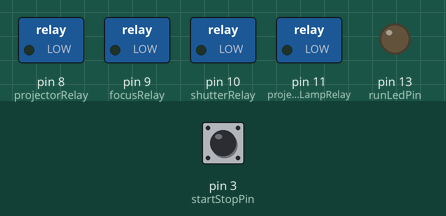
Bench run of a sketch on a simulated Arduino Uno, built with avr-gcc and run on an emulated ATmega328P. Shown: switched loads named in the sketch (green lamp = pin HIGH), output pins drawn as LEDs (lit = HIGH). Dashed ring = blinking. The test bench sets the inputs (shaded band); at power-on: pin 3 (startStopPin) LOW.

Above: at 2.2 s.
2.3 s: pin 3 (startStopPin) pulled HIGH for 0.15 s
At 2.43 s:
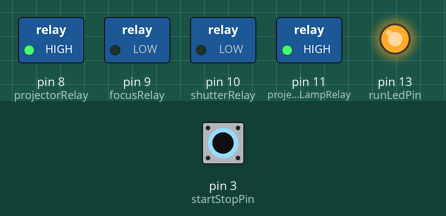
At 3.2 s:
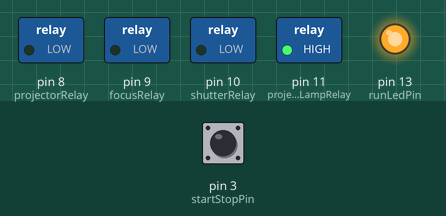
5.4 s: pin 3 (startStopPin) pulled HIGH for 1 s
At 6.48 s:
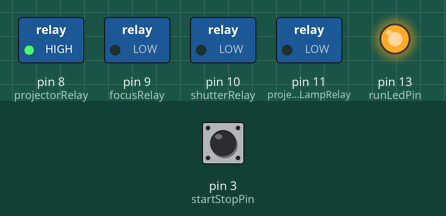
Timing chart, 0 to 11.6 s (numbered marks = the images above; inputs shaded):
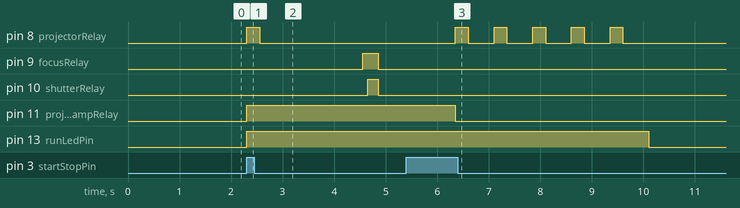

The sketch:

DSLR_Slide_Scanner_v1.ino
```cpp
/**
 * DSLR Slide scanner
 *
 * Description:
 * Auto scan photographic slides using a
 * DSLR camera and one ARDUINO UNO REV.3
 *
 * Code forked from Koen Dooms. Thanx!
 * Modified by Dan Nilsson 2014-02-25
 *
 */

// Amount of slides to scan
int slidesToScan					= 5;		// There are aprox 50 slide in each tray


// Button control
const int runLedPin					= 13;		// Scanning = ON
volatile const int startStopPin		= 3;		// Start/stop button
volatile const int bounceDelayTime	= 5;		// Time in usec to wait for debounce action. ???
volatile boolean runningState		= false;	// False = no scan, True = scan running


// Projector control
const int projectorLampRelay		= 11;		// Arduino pin for projector lamp relay
const int projectorRelay			= 8;		// Arduino pin for projector slider relay
const int nextSlideTime				= 250;		// Time in msec that relay should be active to go to next slide
const int slideMoveTime				= 2000;		// Time in msec to wait for slide to move into place
const int slideDelayTime			= 1500;		// Time in msec to wait between slide activations


// DSLR control
const int focusRelay				= 9;		// Arduino pin for camera focus
const int shutterRelay				= 10;		// Arduino pin for camera shutter
const int focusTime					= 100;		// Time in msec focus is activated before shutter is activated
const int shutterTime				= 200;		// Time in msec shutter is activated


// Status LED vars
long cycleCount						= 0;		// Keep track of cycles in loop
int cycleDivider					= 10000;	// After how many cycles the status LED will change
boolean	ledStatus					= false;	// LED will be off to start with


// Setup magoo
void setup()
{
	// Initialize pin so relay is inactive at reset
	digitalWrite(projectorLampRelay, LOW);
	digitalWrite(projectorRelay, LOW);
	digitalWrite(focusRelay, LOW);
	digitalWrite(shutterRelay, LOW);

	pinMode(startStopPin, INPUT);				// Set pin for start/stop button
	pinMode(runLedPin, OUTPUT);					// Set pin for indicator LED

	pinMode(projectorLampRelay, OUTPUT);		// Set projector relay pin as output
	pinMode(projectorRelay, OUTPUT);			// Set projector relay pin as output
	pinMode(focusRelay, OUTPUT);				// Set focus relay pin as output
	pinMode(shutterRelay, OUTPUT);				// Set shutter relay pin as output

	// Make sure relay is inactive at reset
	delay(1000);

	digitalWrite(runLedPin, ledStatus);			// Turn LED off
	attachInterrupt(1, startPause, RISING);		// Enable interrupt for start/pause button
}

// The loop routine runs over and over again forever
void loop()
{
	// Wait for button to be pressed
	while(runningState == false) {
		digitalWrite(runLedPin, runningState);
	}

	digitalWrite(runLedPin, runningState);

	// LED lit during scan
	digitalWrite(runLedPin, HIGH);

	// Lit projector lamp
	digitalWrite(projectorLampRelay, HIGH);

	// Lamp warming up
	//delay(2000);

	// Start scanning
	for( int i = 0; ( i < slidesToScan ) && ( runningState == true ); i++ )
	{
		slideMove(nextSlideTime, slideMoveTime);

		shutterRelease(focusTime, shutterTime);

		delay(slideDelayTime);
	}

	// Done scanning, turn off the lamp
	digitalWrite(projectorLampRelay, LOW);

	// Move forward some slide to insert new cassete
	for( int k = 0; k < 5; k++ )
	{
		slideMove(nextSlideTime, 500);
	}

	// Loop done
	runningState = false;

	/*if(runningState)								// Start scanning
	{
		digitalWrite(runLedPin, runningState);		// LED lit during scan

		digitalWrite(projectorLampRelay, HIGH);

		cycleCount = 0;								// Reset cycle count that controls LED blinking

		slideMove(nextSlideTime, slideMoveTime);	// Move to next or previous slide
		shutterRelease(focusTime, shutterTime);		// Focus and shutter are activated

		slidesToScan--;

		if(slidesToScan <= 0)
		{
			runningState = false;

			// Wait a bit for camera to take the last shot
			delay(1000);

			// Turn of to save the lamp
			digitalWrite(projectorLampRelay, LOW);

			slidesToScan = slidesToScanRestart;
		}

		if(runningState)
		{
			delay(slideDelayTime);					// If still running, wait for x msec before proceeding to next slide
		}
	}
	else
	{
		slidesToScan = slidesToScanRestart;
		digitalWrite(projectorLampRelay, LOW);
		blinkLED(runLedPin);						// Blink status LED to indicate we are ready
	}*/
}


// Start/pause button press interrupt ISR - change the running state
void startPause()
{
	// Button was pressed, now wait a bit to check state again (soft debounce)
	for( int j = 0; j < bounceDelayTime; j++ )
	{
		delayMicroseconds(1000);
	}

	if( digitalRead(startStopPin) == HIGH )
	{
		// If still pressed, then change running status
		runningState = !runningState;
	}
}


// Projector slide mover
void slideMove( int projectorDelay, int waitDelay )
{
	digitalWrite(projectorRelay, HIGH);
	delay(projectorDelay);

	digitalWrite(projectorRelay, LOW);
	delay(waitDelay);
}


// Camera shutter release
void shutterRelease( int focusDelay, int shutterDelay )
{
	// skip focus if value set to zero
	if(focusDelay != 0)
	{
		digitalWrite(focusRelay, HIGH);
		delay(focusDelay);
	}

	// skip shutter if value set to zero
	if(shutterDelay != 0)
	{
		digitalWrite(shutterRelay, HIGH);
		delay(shutterDelay);
	}

	digitalWrite(shutterRelay, LOW);	// First release shutter
	digitalWrite(focusRelay, LOW);		// Last release focus
}


// LED blinking, waiting for user to press start button
void blinkLED(int ledPin)
{
	cycleCount++;

	if( cycleCount % cycleDivider == 0)
	{
		ledStatus = !ledStatus;
		digitalWrite(runLedPin, ledStatus);
	}
}
```

Measured:
- after the input at 2.3 s, pin 8 (projectorRelay): LOW → HIGH at once, → LOW 0.25 s later; pin 9 (focusRelay): LOW → HIGH after 2.3 s, → LOW 0.30 s later; pin 10 (shutterRelay): LOW → HIGH after 2.4 s, → LOW 0.20 s later; pin 11 (projectorLampRelay), pin 13 (runLedPin): LOW → HIGH at once
- after the input at 5.4 s, pin 8 (projectorRelay): alternates HIGH for 0.25 s and LOW for 0.50 s, 8 changes in all, then stays LOW, starting after 1.7 s; pin 9 (focusRelay), pin 10 (shutterRelay): stops changing and stays LOW; pin 11 (projectorLampRelay): HIGH → LOW after 0.96 s; pin 13 (runLedPin): HIGH → LOW after 4.7 s
